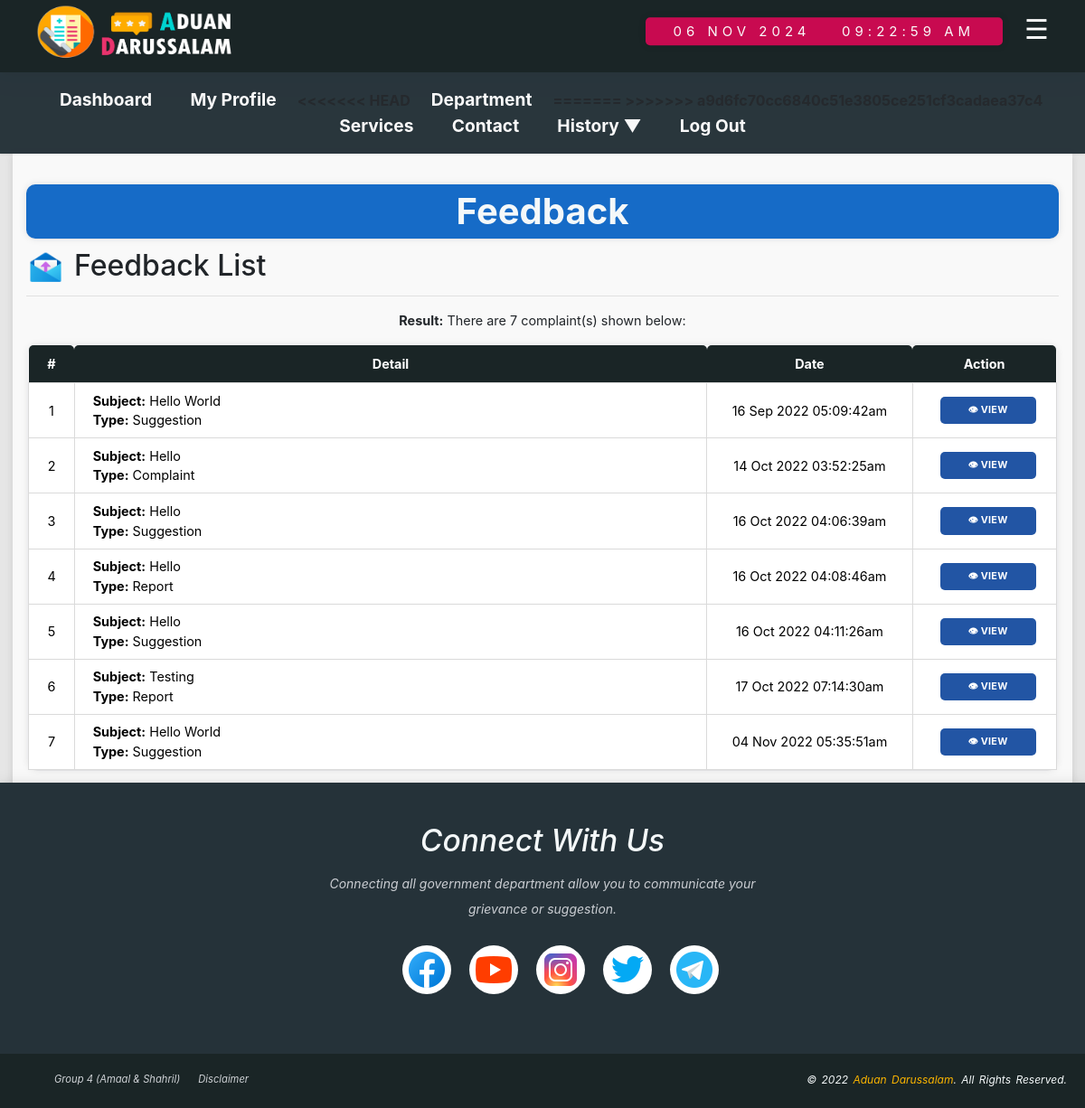
Screenshot of /citizen-feedbacklist.php?citizenIC=01082691&role=citizen (signed in) with the database file from the repository.
### tables this page shows
CREATE TABLE `feedback` (
  `feedbackID` int(100) NOT NULL,
  `citizenName` varchar(100) NOT NULL,
  `citizenIC` varchar(11) NOT NULL,
  `subjectF` varchar(100) NOT NULL,
  `feedbackType` varchar(10) NOT NULL,
  `emailF` varchar(100) NOT NULL,
  `commentF` varchar(250) NOT NULL,
  `dateF` datetime NOT NULL
);

### side.php (called while the page is built, shortened)
<?php
	if(isset($_GET['role'])){
		$role=$_GET['role'];
		if($role=="admin"){
			$adminEmail=$_GET['adminEmail'];
			echo"
			<a href='admin-index.php?adminEmail=".$adminEmail."&role=".$role."'><img src='icon/icons8-home-48.png' class='side-nav-icon' />Dashboard</a>
			<a href='#' class='sidenavdropdown-btn'><img src='icon/icons8-setting-64.png' class='side-nav-icon' />Management <i class='arrowdown'>&#9660</i></a>
			<div class='dropdown-sidenav'>
				<a href='admin-slideshowlist.php?adminEmail=".$adminEmail."&role=".$role."'><img src='icon/icons8-slideshow-64.png' class='side-nav-icon' />Slideshow</a>
				<a href='admin-departmentlist.php?adminEmail=".$adminEmail."&role=".$role."'><img src='icon/icons8-department-48.png' class='side-nav-icon' />Department</a>
				<a href='admin-servicelist.php?adminEmail=".$adminEmail."&role=".$role."'><img src='icon/icons8-services-64.png' class='side-nav-icon' />Services</a>
			</div>
			<a href='#' class='sidenavdropdown-btn'><img src='icon/icons8-management-96.png' class='side-nav-icon' />User <i class='arrowdown'>&#9660</i></a>
			<div class='dropdown-sidenav'>
				<a href='admin-stafflist.php?adminEmail=".$adminEmail."&role=".$role."'><img src='icon/icons8-staff-96.png' class='side-nav-icon' />Staff</a>
				<a href='admin-citizenlist.php?adminEmail=".$adminEmail."&role=".$role."'><img src='icon/icons8-citizen-64.png' class='side-nav-icon' />Citizen</a>
			</div>
			<a href='#' class='sidenavdropdown-btn'><img src='icon/icons8-suggestion-64.png' class='side-nav-icon' />Complaint <i class='arrowdown'>&#9660</i></a>
			<div class='dropdown-sidenav'>
				<a href='admin-complaintlist-selfreport.php?adminEmail=".$adminEmail."&role=".$role."'><img src='icon/icons8-complain-64.png' class='side-nav-icon' />Self-report</a>
				<a href='admin-complaintlist-onbehalf.php?adminEmail=".$adminEmail."&role=".$role."'><img src='icon/icons8-complain-64-1.png' class='side-nav-icon' />On behalf</a>
			</div>
			<a href='admin-feedbacklist.php?adminEmail=".$adminEmail."&role=".$role."'><img src='icon/icons8-feedback-96.png' class='side-nav-icon' />Feedback</a>
			<a href='logout-admin.php?adminEmail=".$adminEmail."&role=".$role."'><img src='icon/icons8-logout-96.png' class='side-nav-icon' />Log Out</a>
			";
		}else{
			$citizenIC=$_GET['citizenIC'];
		}
	}
?>

### connection.php (called while the page is built)
<?php
	function dbconn(){
		try {
			$host = "localhost";
			$dbname = "citizenportaldb";
			$username = "admin";
			$password = '1234';
			$dsn = "mysql:host=".$host.";dbname=".$dbname."";
			$connection = new PDO($dsn, $username, $password);
			$connection->setAttribute(PDO::ATTR_ERRMODE, PDO::ERRMODE_EXCEPTION);
			return $connection;
		}catch(PDOException $e){
			echo $e->getMessage();
			echo $e->getLine();
			echo $e->getTrace();
		}
	}
?>

### citizen-feedbacklist.php (the view, shortened to what this page needs)
<!DOCTYPE html>
	<html lang="en">
	<head>
		<link rel="stylesheet" href="style.css">
		<link rel="stylesheet" type="text/css" href="vendor/bootstrap/css/bootstrap.min.css">
		<link rel="stylesheet" type="text/css" href="vendor/animate/animate.css">
		<link rel="stylesheet" type="text/css" href="vendor/select2/select2.min.css">
		<link rel="stylesheet" type="text/css" href="vendor/daterangepicker/daterangepicker.css">
		<link rel="stylesheet" type="text/css" href="vendor/slick/slick.css">
		<link rel="stylesheet" type="text/css" href="vendor/lightbox2/css/lightbox.min.css">
	</head>
	<body>
			<div id="wrapper">
				<?php
					include 'header_bar.php';
					include 'navigation_bar.php';
				?>
					<?php
					include 'side.php';
					?>
				<main>
					<div class="main-container">
						<div>
							<h1 class="title-container">Feedback</h1>
							<img src='icon/icons8-feedback-96.png' class='statbox-title-img'/>
							<h2 class='statbox-title-h2'>Feedback List</h2>
							<hr>
							<?php
									$cloneID = 0;
									include 'connection.php';
									$feedbackquery = dbConn()->prepare('SELECT * FROM feedback WHERE citizenIC="'. $citizenIC .'"');
									$feedbackquery->execute();
									$feedbacklists = $feedbackquery->fetchAll(PDO::FETCH_OBJ);
									$num_count = $feedbackquery->rowCount();
									if ($num_count !=0)
									{
									echo"<p><b>Result:</b> There are $num_count complaint(s) shown below:</p>
									<div class='row'>
										<table id='listtable'>
											<tr>
												<th width='20px'>#</th>
												<th>Detail</th>
												<th>Date</th>
												<th>Action</th>
											</tr>";
											foreach($feedbacklists as $feedbacklist){
											$cloneID++;
											$feedbackID  = $feedbacklist->feedbackID ;
											$citizenIC = $feedbacklist->citizenIC;
											$subjectF = $feedbacklist->subjectF;
											$feedbackType = $feedbacklist->feedbackType;
											$dateF = $feedbacklist->dateF;
											$dateF = date('d M Y H:i:sa',strtotime($dateF));
											echo "
											<tr>
												<td>$cloneID</td>
												<td class='justify-contents'>
													<b>Subject:</b> $subjectF<br>
													<b>Type:</b> $feedbackType<br>
												</td>
												<td width='20%'>$dateF</td>
												<td width='14%'>
													<a href='admin-viewfeedback.php?citizenIC=".$citizenIC."&feedbackID=".$feedbackID."&role=".$role."'><button class='button' id='viewBtn'>&#x1f441; View</button></a>
												</td>
											</tr>";
											}
											echo"</table>";
											}else if ($num_count == 0){
												echo "<p><b>Result:</b> There are no results were found.</p>
												<p><input id='backBtn' class='button' type='button' name='back' value='Back' onclick='goBack()'></p>
												<script>
													function goBack(){
														window.history.back();
													}
												</script>";
											}else{
												echo "<p>Something wrong on database.</p>";
											}
									?>
							</div>
						</div>
					</div>
				</main>
				<footer>
					<?php
						include 'footer_bar.php';
					?>
		    </footer>
			</div>
	</body>
</html>

### style.css (style rules this page uses)
body { min-height: 100vh; padding: 0; }
h1 { margin: 0; font-size:2em; line-height: 200%; text-shadow: #cccccc; }
.title-container { margin-top: 0.5em; margin-bottom: 0.3em; padding: 0.2em; background-color: #166BC7; color: #F4F8F9; font-weight: bold; text-transform: capitalize; text-shadow: #cccccc; border-radius:10px; box-shadow: rgba(17, 17, 26, 0.05) 0px 1px 0px, rgba(17, 17, 26, 0.1) 0px 0px 8px; }
main { margin: 0; padding-top: 0; padding-bottom: 0; padding-left: 1em; padding-right: 1em; font-size: 90%; background-color: #E6E6E6; }
.main-container { text-align: center; background-color: #F9F9F9; box-shadow: rgba(99, 99, 99, 0.2) 0px 2px 8px 0px; padding: 1em; }
.statbox-title-h2 { text-align: left; }
.statbox-title-img { display: block; float: left; width: 3em; height: 3em; margin-right: 10px; }
img { border:0; }
footer { bottom: 0; left: 0; right: 0; height: auto; width: 100%; padding-top: 40px; text-align: left; font-size:0.70em; font-style: italic; color: #F4F8F9; background-color: #253239; box-shadow: 0 4px 8px 0 rgba(0, 0, 0, 0.2), 0 6px 20px 0 rgba(0, 0, 0, 0.19); }
header, nav, main, footer { display: block; }
table { border-collapse: collapse; border-radius:10px; box-shadow: rgba(17, 17, 26, 0.05) 0px 1px 0px, rgba(17, 17, 26, 0.1) 0px 0px 8px; }
tr,td, th { padding:10px; }
.justify-contents { text-align: justify; text-justify: inter-word; }
#listtable { width:97%; margin-left: auto; margin-right: auto; }
#listtable td { color:black; background-color:white; padding:5px 20px; border: 1px solid #DADADA; }
@media screen and (max-width:1366px) { #listtable .button { width:90%; } }
#listtable th { color:white; background-color: #1A2526; text-align:center; border-radius: 5px 5px 0 0; }
#viewBtn { background-color: #2255A4; }
.button { background: none repeat scroll 0% 0%; background-color: #25262A; color: white; display: inline-block; padding: 8px 22px; font-size: 0.75em; letter-spacing: 0.25px; line-height: 1.3em;border-radius: 5px; text-decoration: none;border:none;text-transform: uppercase; font-weight: bold;width: auto;overflow: visible; margin: 10px; }

### rows the page displays
feedback: subjectF "Hello World", feedbackType "Suggestion", dateF "16 Sep 2022 05:09:42am"
feedback: subjectF "Hello", feedbackType "Complaint", dateF "14 Oct 2022 03:52:25am"
feedback: subjectF "Hello", feedbackType "Suggestion", dateF "16 Oct 2022 04:06:39am"
feedback: subjectF "Hello", feedbackType "Report", dateF "16 Oct 2022 04:08:46am"
feedback: subjectF "Hello", feedbackType "Suggestion", dateF "16 Oct 2022 04:11:26am"
feedback: subjectF "Testing", feedbackType "Report", dateF "17 Oct 2022 07:14:30am"
feedback: subjectF "Hello World", feedbackType "Suggestion", dateF "04 Nov 2022 05:35:51am"

### other values shown
$num_count "7"
